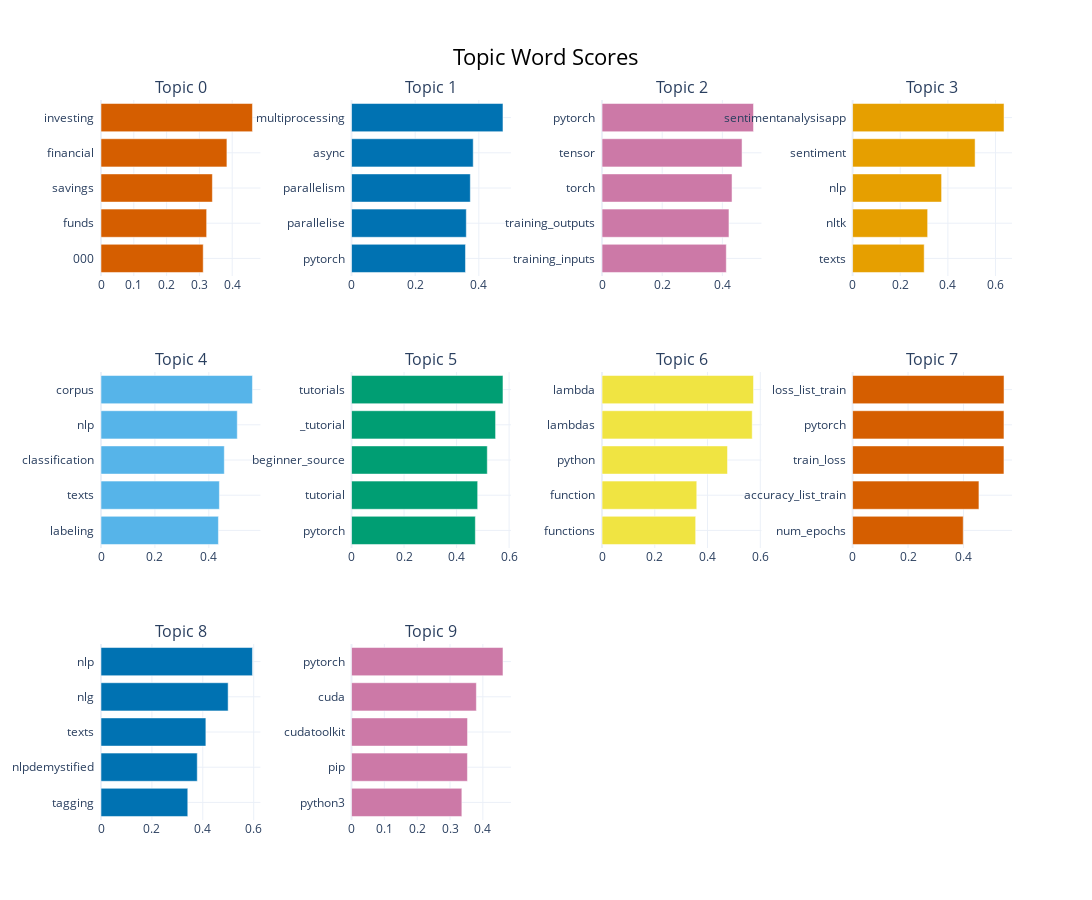

This figure's notebook cell:
### Markdown cell above
### Visualizations

### Code cell
model.visualize_barchart(
    top_n_topics=10,
    width=300,
    height=300,
)

### Figure 1 — Plotly figure (JSON) as saved in the notebook; plotly's stock layout.template omitted (floating-point values rounded to 4 significant figures)
{"data": [{"marker": {"color": "#D55E00"}, "orientation": "h", "type": "bar", "x": [0.3116, 0.3221, 0.3396, 0.3839, 0.4618], "xaxis": "x", "y": ["000  ", "funds  ", "savings  ", "financial  ", "investing  "], "yaxis": "y"}, {"marker": {"color": "#0072B2"}, "orientation": "h", "type": "bar", "x": [0.358, 0.3606, 0.3732, 0.3824, 0.4759], "xaxis": "x2", "y": ["pytorch  ", "parallelise  ", "parallelism  ", "async  ", "multiprocessing  "], "yaxis": "y2"}, {"marker": {"color": "#CC79A7"}, "orientation": "h", "type": "bar", "x": [0.4131, 0.4219, 0.4321, 0.4654, 0.5035], "xaxis": "x3", "y": ["training_inputs  ", "training_outputs  ", "torch  ", "tensor  ", "pytorch  "], "yaxis": "y3"}, {"marker": {"color": "#E69F00"}, "orientation": "h", "type": "bar", "x": [0.3005, 0.315, 0.3736, 0.5142, 0.6356], "xaxis": "x4", "y": ["texts  ", "nltk  ", "nlp  ", "sentiment  ", "sentimentanalysisapp  "], "yaxis": "y4"}, {"marker": {"color": "#56B4E9"}, "orientation": "h", "type": "bar", "x": [0.4356, 0.4391, 0.4574, 0.5055, 0.5618], "xaxis": "x5", "y": ["labeling  ", "texts  ", "classification  ", "nlp  ", "corpus  "], "yaxis": "y5"}, {"marker": {"color": "#009E73"}, "orientation": "h", "type": "bar", "x": [0.4714, 0.4803, 0.5169, 0.5484, 0.5766], "xaxis": "x6", "y": ["pytorch  ", "tutorial  ", "beginner_source  ", "_tutorial  ", "tutorials  "], "yaxis": "y6"}, {"marker": {"color": "#F0E442"}, "orientation": "h", "type": "bar", "x": [0.355, 0.3591, 0.4757, 0.5694, 0.5743], "xaxis": "x7", "y": ["functions  ", "function  ", "python  ", "lambdas  ", "lambda  "], "yaxis": "y7"}, {"marker": {"color": "#D55E00"}, "orientation": "h", "type": "bar", "x": [0.3989, 0.4555, 0.5457, 0.5458, 0.546], "xaxis": "x8", "y": ["num_epochs  ", "accuracy_list_train  ", "train_loss  ", "pytorch  ", "loss_list_train  "], "yaxis": "y8"}, {"marker": {"color": "#0072B2"}, "orientation": "h", "type": "bar", "x": [0.341, 0.3782, 0.412, 0.4996, 0.5951], "xaxis": "x9", "y": ["tagging  ", "nlpdemystified  ", "texts  ", "nlg  ", "nlp  "], "yaxis": "y9"}, {"marker": {"color": "#CC79A7"}, "orientation": "h", "type": "bar", "x": [0.336, 0.353, 0.3533, 0.3802, 0.4613], "xaxis": "x10", "y": ["python3  ", "pip  ", "cudatoolkit  ", "cuda  ", "pytorch  "], "yaxis": "y10"}], "layout": {"annotations": [{"font": {"size": 16}, "showarrow": false, "text": "Topic 0", "x": 0.0875, "xanchor": "center", "xref": "paper", "y": 1, "yanchor": "bottom", "yref": "paper"}, {"font": {"size": 16}, "showarrow": false, "text": "Topic 1", "x": 0.3625, "xanchor": "center", "xref": "paper", "y": 1, "yanchor": "bottom", "yref": "paper"}, {"font": {"size": 16}, "showarrow": false, "text": "Topic 2", "x": 0.6375, "xanchor": "center", "xref": "paper", "y": 1, "yanchor": "bottom", "yref": "paper"}, {"font": {"size": 16}, "showarrow": false, "text": "Topic 3", "x": 0.9125, "xanchor": "center", "xref": "paper", "y": 1, "yanchor": "bottom", "yref": "paper"}, {"font": {"size": 16}, "showarrow": false, "text": "Topic 4", "x": 0.0875, "xanchor": "center", "xref": "paper", "y": 0.6222, "yanchor": "bottom", "yref": "paper"}, {"font": {"size": 16}, "showarrow": false, "text": "Topic 5", "x": 0.3625, "xanchor": "center", "xref": "paper", "y": 0.6222, "yanchor": "bottom", "yref": "paper"}, {"font": {"size": 16}, "showarrow": false, "text": "Topic 6", "x": 0.6375, "xanchor": "center", "xref": "paper", "y": 0.6222, "yanchor": "bottom", "yref": "paper"}, {"font": {"size": 16}, "showarrow": false, "text": "Topic 7", "x": 0.9125, "xanchor": "center", "xref": "paper", "y": 0.6222, "yanchor": "bottom", "yref": "paper"}, {"font": {"size": 16}, "showarrow": false, "text": "Topic 8", "x": 0.0875, "xanchor": "center", "xref": "paper", "y": 0.2444, "yanchor": "bottom", "yref": "paper"}, {"font": {"size": 16}, "showarrow": false, "text": "Topic 9", "x": 0.3625, "xanchor": "center", "xref": "paper", "y": 0.2444, "yanchor": "bottom", "yref": "paper"}], "height": 900, "hoverlabel": {"bgcolor": "white", "font": {"family": "Rockwell", "size": 16}}, "showlegend": false, "title": {"font": {"color": "Black", "size": 22}, "text": "Topic Word Scores", "x": 0.5, "xanchor": "center", "yanchor": "top"}, "width": 1200, "xaxis": {"anchor": "y", "domain": [0, 0.175], "showgrid": true}, "xaxis10": {"anchor": "y10", "domain": [0.275, 0.45], "showgrid": true}, "xaxis11": {"anchor": "y11", "domain": [0.55, 0.725], "showgrid": true}, "xaxis12": {"anchor": "y12", "domain": [0.825, 1], "showgrid": true}, "xaxis2": {"anchor": "y2", "domain": [0.275, 0.45], "showgrid": true}, "xaxis3": {"anchor": "y3", "domain": [0.55, 0.725], "showgrid": true}, "xaxis4": {"anchor": "y4", "domain": [0.825, 1], "showgrid": true}, "xaxis5": {"anchor": "y5", "domain": [0, 0.175], "showgrid": true}, "xaxis6": {"anchor": "y6", "domain": [0.275, 0.45], "showgrid": true}, "xaxis7": {"anchor": "y7", "domain": [0.55, 0.725], "showgrid": true}, "xaxis8": {"anchor": "y8", "domain": [0.825, 1], "showgrid": true}, "xaxis9": {"anchor": "y9", "domain": [0, 0.175], "showgrid": true}, "yaxis": {"anchor": "x", "domain": [0.7556, 1], "showgrid": true}, "yaxis10": {"anchor": "x10", "domain": [0, 0.2444], "showgrid": true}, "yaxis11": {"anchor": "x11", "domain": [0, 0.2444], "showgrid": true}, "yaxis12": {"anchor": "x12", "domain": [0, 0.2444], "showgrid": true}, "yaxis2": {"anchor": "x2", "domain": [0.7556, 1], "showgrid": true}, "yaxis3": {"anchor": "x3", "domain": [0.7556, 1], "showgrid": true}, "yaxis4": {"anchor": "x4", "domain": [0.7556, 1], "showgrid": true}, "yaxis5": {"anchor": "x5", "domain": [0.3778, 0.6222], "showgrid": true}, "yaxis6": {"anchor": "x6", "domain": [0.3778, 0.6222], "showgrid": true}, "yaxis7": {"anchor": "x7", "domain": [0.3778, 0.6222], "showgrid": true}, "yaxis8": {"anchor": "x8", "domain": [0.3778, 0.6222], "showgrid": true}, "yaxis9": {"anchor": "x9", "domain": [0, 0.2444], "showgrid": true}}}
